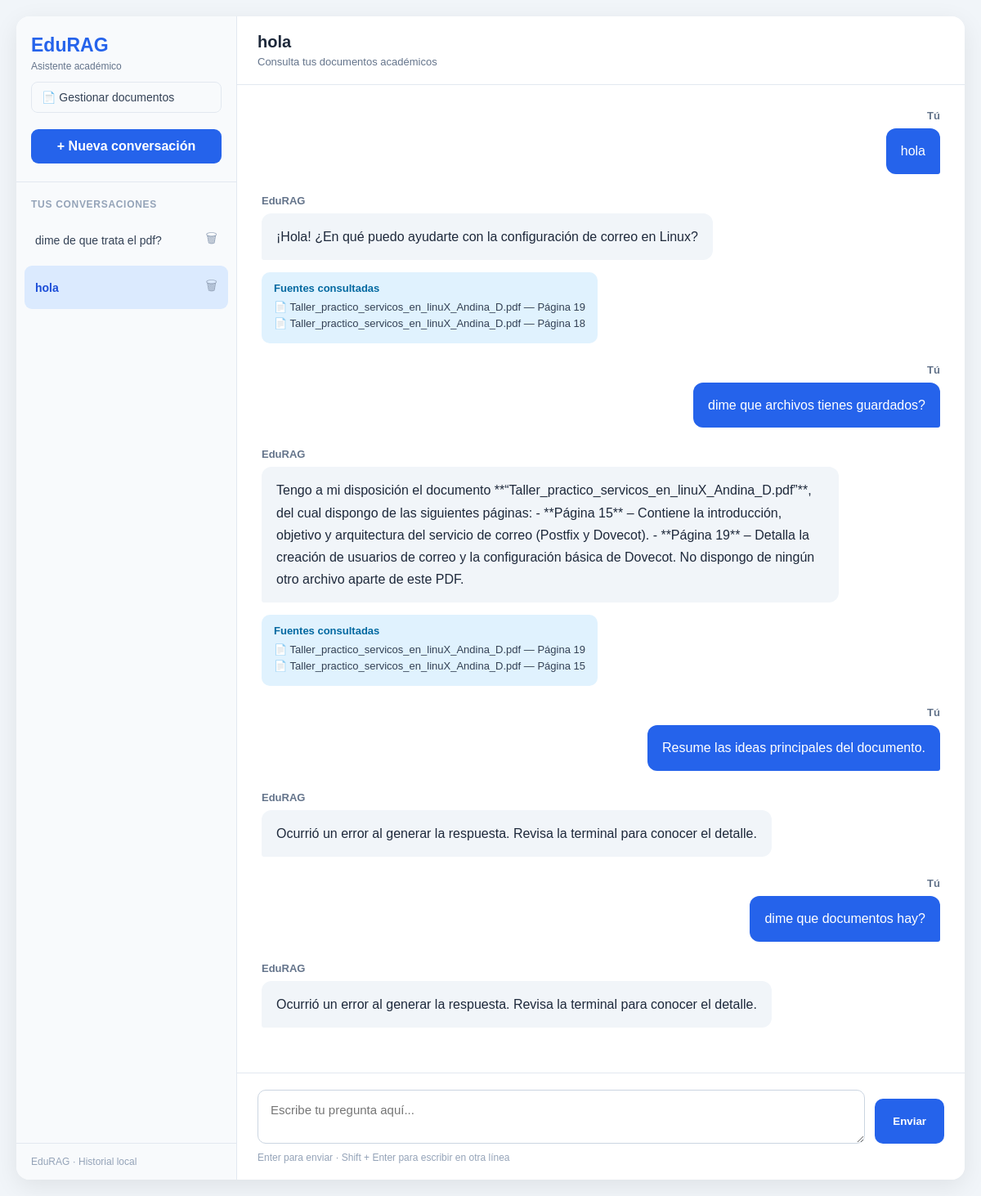
/chat?id=16c43a7a-bf63-4aab-a1e7-a5a0acc8b9c5, run on the app's committed database.
### app.py (models this page shows)
class Conversation(db.Model):
    id = db.Column(db.String(36), primary_key=True)
    title = db.Column(
        db.String(200),
        nullable=False,
        default="Nueva conversación"
    )
    created_at = db.Column(
        db.DateTime,
        nullable=False,
        default=db.func.now()
    )
    messages = db.relationship(
        "Message",
        backref="conversation",
        cascade="all, delete-orphan",
        order_by="Message.id"
    )

class Message(db.Model):
    id = db.Column(db.Integer, primary_key=True)
    conversation_id = db.Column(
        db.String(36),
        db.ForeignKey("conversation.id"),
        nullable=False
    )
    role = db.Column(db.String(20), nullable=False)
    content = db.Column(db.Text, nullable=False)
    sources_json = db.Column(
        db.Text,
        nullable=False,
        default="[]"
    )

### app.py (the view)
@app.route("/chat")
def chat():
    conversations = Conversation.query.order_by(
        Conversation.created_at.desc()
    ).all()
    if not conversations:
        return redirect(url_for("new_chat"))
    conversation_id = request.args.get("id")
    if not conversation_id:
        conversation_id = conversations[0].id
    conversation = Conversation.query.get(conversation_id)
    if conversation is None:
        return redirect(
            url_for("chat", id=conversations[0].id)
        )
    history = get_messages_with_sources(conversation)
    return render_template(
        "chat.html",
        history=history,
        conversations=conversations,
        current_conversation=conversation
    )

### app.py (called while the page is built)
def get_messages_with_sources(conversation):
    import json
    history = []
    for message in conversation.messages:
        history.append({
            "role": message.role,
            "content": message.content,
            "sources": json.loads(message.sources_json or "[]")
        })
    return history

### templates/chat.html (shortened to what this page needs)
<!DOCTYPE html>
<html lang="es">
<head>
</head>
<body>
    <div class="app-container">
        <aside class="sidebar">
            <div class="sidebar-header">
                <div class="sidebar-brand">
                    EduRAG
                </div>
               <div class="sidebar-subtitle">
    Asistente académico
</div>
<a href="{{ url_for('inicio') }}" class="documents-link">
    📄 Gestionar documentos
</a>
                <a
                    href="{{ url_for('new_chat') }}"
                    class="new-chat-button"
                >
                    + Nueva conversación
                </a>
            </div>
            <div class="sidebar-section-title">
                Tus conversaciones
            </div>
            <div class="conversation-list">
                {% for conversation in conversations %}
                    <div class="conversation-item
                        {% if conversation.id == current_conversation.id %}
                            active
                        {% endif %}
                    ">
                        <a
                            href="{{ url_for('chat', id=conversation.id) }}"
                            class="conversation-link"
                            title="{{ conversation.title }}"
                        >
                            <div class="conversation-title">
                                {{ conversation.title }}
                            </div>
                        </a>
                        <form
                            action="{{ url_for('delete_chat', conversation_id=conversation.id) }}"
                            method="POST"
                            onsubmit="return confirm('¿Eliminar esta conversación?');"
                        >
                            <button
                                type="submit"
                                class="delete-button"
                                title="Eliminar conversación"
                            >
                                &#128465;
                            </button>
                        </form>
                    </div>
                {% endfor %}
            </div>
            <div class="sidebar-footer">
                EduRAG · Historial local
            </div>
        </aside>
        <main class="main-panel">
            <header class="chat-header">
                <h1>
                    {{ current_conversation.title }}
                </h1>
                <p>
                    Consulta tus documentos académicos
                </p>
            </header>
            <div class="chat-content" id="chat-content">
                {% if history %}
                    {% for message in history %}
                        {% if message.role == "user" %}
                            <div class="message user">
                                <div class="message-label">
                                    Tú
                                </div>
                                <div class="message-bubble">
                                    {{ message.content }}
                                </div>
                            </div>
                        {% else %}
                            <div class="message assistant">
                                <div class="message-label">
                                    EduRAG
                                </div>
                                <div class="message-bubble markdown-content">
                                    {{ message.content }}
                                </div>
                                {% if message.sources %}
                                    <div class="sources">
                                        <div class="sources-title">
                                            Fuentes consultadas
                                        </div>
                                        {% for source in message.sources %}
                                            <div class="source-item">
                                                📄 {{ source.filename }}
                                                — Página {{ source.page }}
                                            </div>
                                        {% endfor %}
                                    </div>
                                {% endif %}
                            </div>
                        {% endif %}
                    {% endfor %}
                {% endif %}
            </div>
            <div class="chat-form-container">
                <form
                    action="{{ url_for('ask') }}"
                    method="POST"
                    class="chat-form"
                    id="chat-form"
                >
                    <textarea
                        name="question"
                        id="question"
                        placeholder="Escribe tu pregunta aquí..."
                        required
                        rows="2"
                    ></textarea>
                    <button
                        type="submit"
                        class="send-button"
                        id="send-button"
                    >
                        Enviar
                    </button>
                </form>
                <p class="input-hint">
                    Enter para enviar · Shift + Enter para escribir en otra línea
                </p>
            </div>
        </main>
    </div>
</body>
</html>

### templates/chat.html (style rules this page uses)
* { box-sizing: border-box; margin: 0; padding: 0; }
body { font-family: Arial, Helvetica, sans-serif; background: #f1f5f9; color: #1e293b; min-height: 100vh; padding: 20px; }
.app-container { max-width: 1200px; height: calc(100vh - 40px); min-height: 600px; margin: auto; display: flex; background: white; border-radius: 16px; overflow: hidden; box-shadow: 0 8px 30px rgba(0, 0, 0, 0.08); }
.sidebar { width: 270px; min-width: 270px; background: #f8fafc; border-right: 1px solid #e2e8f0; display: flex; flex-direction: column; }
.sidebar-header { padding: 22px 18px; border-bottom: 1px solid #e2e8f0; }
.sidebar-brand { font-size: 23px; font-weight: bold; color: #2563eb; margin-bottom: 5px; }
.sidebar-subtitle { font-size: 12px; color: #64748b; }
.new-chat-button { display: block; margin-top: 20px; text-decoration: none; background: #2563eb; color: white; text-align: center; padding: 12px; border-radius: 9px; font-weight: bold; transition: 0.2s; }
.sidebar-section-title { padding: 20px 18px 10px; font-size: 12px; text-transform: uppercase; letter-spacing: 0.7px; font-weight: bold; color: #94a3b8; }
.conversation-list { flex: 1; overflow-y: auto; padding: 0 10px 15px; }
.conversation-item { display: flex; align-items: center; gap: 5px; padding: 5px; margin-bottom: 5px; border-radius: 9px; transition: 0.2s; }
.conversation-item.active { background: #dbeafe; }
.conversation-link { flex: 1; min-width: 0; text-decoration: none; color: #334155; padding: 10px 8px; border-radius: 7px; }
.conversation-item.active .conversation-link { color: #1d4ed8; font-weight: bold; }
.conversation-title { font-size: 14px; overflow: hidden; text-overflow: ellipsis; white-space: nowrap; }
.delete-button { border: none; background: transparent; color: #94a3b8; padding: 8px; border-radius: 6px; cursor: pointer; font-size: 16px; transition: 0.2s; }
.sidebar-footer { padding: 15px 18px; border-top: 1px solid #e2e8f0; color: #94a3b8; font-size: 12px; }
.main-panel { flex: 1; min-width: 0; display: flex; flex-direction: column; }
.chat-header { padding: 20px 25px; border-bottom: 1px solid #e2e8f0; background: white; }
.chat-header h1 { font-size: 20px; color: #1e293b; }
.chat-header p { font-size: 13px; color: #64748b; margin-top: 5px; }
.chat-content { flex: 1; padding: 30px; min-height: 0; overflow-y: auto; scroll-behavior: smooth; }
.message { margin-bottom: 25px; display: flex; flex-direction: column; }
.message.user { align-items: flex-end; }
.message.assistant { align-items: flex-start; }
.message-label { font-size: 13px; font-weight: bold; color: #64748b; margin-bottom: 8px; }
.message-bubble { padding: 15px 18px; border-radius: 12px; max-width: 85%; min-width: 0; line-height: 1.6; overflow-wrap: anywhere; word-break: break-word; overflow: hidden; }
.message.user .message-bubble { background: #2563eb; color: white; border-bottom-right-radius: 3px; }
.message.assistant .message-bubble { background: #f1f5f9; color: #1e293b; border-bottom-left-radius: 3px; }
.markdown-content { line-height: 1.7; }
.sources { margin-top: 15px; padding: 12px 15px; background: #e0f2fe; border-radius: 10px; max-width: 85%; }
.sources-title { font-size: 13px; font-weight: bold; color: #0369a1; margin-bottom: 8px; }
.source-item { font-size: 13px; color: #334155; margin-bottom: 5px; }
.chat-form-container { border-top: 1px solid #e2e8f0; padding: 20px 25px; background: white; }
.chat-form { display: flex; gap: 12px; align-items: flex-end; }
.chat-form textarea { flex: 1; resize: vertical; min-height: 55px; max-height: 180px; border: 1px solid #cbd5e1; border-radius: 10px; padding: 15px; font-family: inherit; font-size: 15px; outline: none; transition: 0.2s; }
.send-button { border: none; background: #2563eb; color: white; padding: 15px 22px; border-radius: 10px; font-weight: bold; cursor: pointer; height: 55px; transition: 0.2s; }
.input-hint { font-size: 12px; color: #94a3b8; margin-top: 10px; }
.documents-link { display: block; text-decoration: none; color: #334155; padding: 10px 12px; margin-top: 12px; border: 1px solid #e2e8f0; border-radius: 8px; font-size: 14px; transition: 0.2s; }

### data on the page
Conversation: title "dime de que trata el pdf?"
Conversation: title "hola"
Message: content "hola"
Message: content "¡Hola! ¿En qué puedo ayudarte con la configuración de correo en Linux?", filename "Taller_practico_servicos_en_linuX_Andina_D.pdf" "Taller_practico_servicos_en_linuX_Andina_D.pdf", page "19" "18"
Message: content "dime que archivos tienes guardados?"
Message: content "Tengo a mi disposición el documento **“Taller_practico_servicos_en_linuX_Andina_D.pdf”**, del cual dispongo de las siguientes páginas: - **Página 15** – Contiene la introducción, objetivo y arquitectura del servicio de correo (Postfix y Dovecot). - **Página 19** – Detalla la creación de usuarios de correo y la configuración básica de Dovecot. No dispongo de ningún otro archivo aparte de este PDF.", filename "Taller_practico_servicos_en_linuX_Andina_D.pdf" "Taller_practico_servicos_en_linuX_Andina_D.pdf", page "19" "15"
Message: content "Resume las ideas principales del documento."
Message: content "Ocurrió un error al generar la respuesta. Revisa la terminal para conocer el detalle."
Message: content "dime que documentos hay?"
Message: content "Ocurrió un error al generar la respuesta. Revisa la terminal para conocer el detalle."
